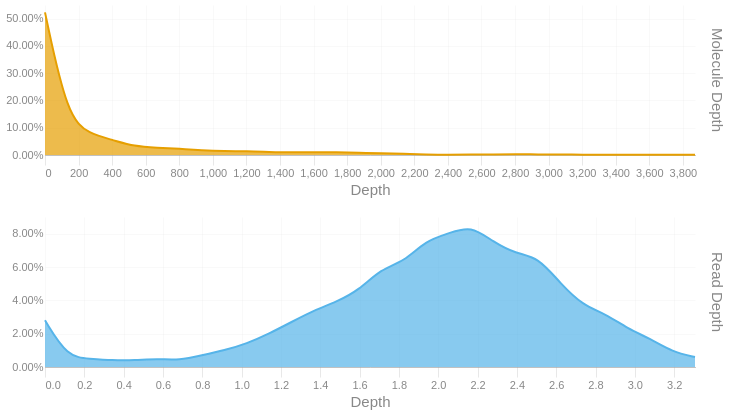

The code cell stored with this chart in its notebook:
### Code cell
readdep = depth_hist(tb['Read Depth'], q99, 3)
readdep = readdep.with_columns(pl.lit('Read Depth').alias('Metric'))
if not SKIPLR:
    moldep = depth_hist(tb['Molecule Depth'], mol_q99, 1)
    moldep = moldep.with_columns(pl.lit('Molecule Depth').alias('Metric'))
    _hist = pl.concat([readdep, moldep])
    _hist = _hist.filter(pl.col('Proportion') != 0)
    with SafeRender(_hist):
        (
            alt.Chart(_hist)        
            .mark_area(interpolate = "basis")
            .encode(
                x=alt.X('Bin:Q').scale(domainMin=0).axis(alt.Axis(title='Depth')),
                y = alt.Y('Proportion:Q', title = None).axis(format = '.2%'),
                color = alt.Color('Metric:N').legend(None),
                row = alt.Row("Metric:N").header(title = None, labelOrient = 'right'),
                tooltip = [
                    alt.Tooltip("Metric:N", title = "Metric"),
                    alt.Tooltip('Interval:N', title = "Depth Interval"),
                    alt.Tooltip('Proportion:Q', title = "% Alignments").format('.2%')
                ]
            )
            .resolve_scale(x='independent', y='independent')
            .properties(
                height = 150, width = 650,
                usermeta={'embedOptions': {'downloadFileName': f'{samplename}.depth.hist'}}
            )
        ).display()
else:
    readdep = readdep.filter(pl.col('Proportion') != 0)
    with SafeRender(readdep):
        (
            alt.Chart(readdep)        
            .mark_area(interpolate = "basis")
            .encode(
                x=alt.X('Bin:Q').scale(domainMin=0).axis(alt.Axis(title='Depth')),
                y = alt.Y('Proportion:Q', title = None).axis(format = '.2%'),
                tooltip = [
                    alt.Tooltip('Interval:N', title = "Depth Interval"),
                    alt.Tooltip('Proportion:Q', title = "% Alignments").format('.2%')
                ]
            )
            .properties(
                usermeta={'embedOptions': {'downloadFileName': f'{samplename}.depth.hist'}}
            )
        ).display()

### Figure 1 — Vega-Lite specification as saved in the notebook (floating-point values rounded to 4 significant figures)
{"width": 650, "height": 150, "config": {"title": {"anchor": "start", "dy": -15, "fontSize": 18, "color": "#888888", "subtitleColor": "#888888", "subtitleFontSize": 14}, "arc": {"fill": "#0072B2"}, "axis": {"domainColor": "#888888", "domainWidth": 0.5, "gridWidth": 0.2, "grid": false, "titleFontWeight": 400, "titleFontSize": 15, "labelFontSize": 11, "labelColor": "#888888", "tickColor": "#888888", "tickWidth": 0.2, "titleColor": "#888888"}, "axisBand": {"grid": false}, "axisX": {"grid": true, "tickSize": 10, "domainCap": "round"}, "axisY": {"domain": false, "grid": true, "tickSize": 0, "domainCap": "round"}, "background": "transparent", "header": {"labelFontSize": 15, "labelColor": "#888888", "titleFontSize": 15, "titleFontWeight": 600, "titleColor": "#888888"}, "legend": {"labelFont": "sans-serif", "labelFontSize": 12, "labelColor": "#888888", "symbolSize": 100, "symbolType": "circle", "titleFontSize": 12, "titlePadding": 10, "titleColor": "#888888", "title": null}, "range": {"category": ["#E69F00", "#56B4E9", "#009E73", "#F0E442", "#0072B2", "#D55E00", "#CC79A7", "#000000"], "diverging": ["#cfe8f3", "#a2d4ec", "#73bfe2", "#46abdb", "#1696d2", "#12719e"]}, "area": {"fill": "#0072B2", "fillOpacity": 0.7, "line": true, "strokeOpacity": 0.7}, "line": {"color": "#0072B2", "stroke": "#0072B2", "strokeWidth": 2}, "trail": {"color": "#0072B2", "stroke": "#0072B2", "strokeWidth": 0, "size": 1}, "point": {"filled": true, "fillOpacity": 1.0, "size": 95}, "text": {"color": "#888888", "fontSize": 11, "align": "right", "fontWeight": 400, "size": 11}, "bar": {"fill": "#0072B2", "stroke": null}, "view": {"stroke": null, "continuousWidth": 660, "continuousHeight": 400}}, "data": {"name": "data-4e9df53caaf2cdb8fb088d91e9856356"}, "mark": {"type": "area", "interpolate": "basis"}, "encoding": {"color": {"field": "Metric", "legend": null, "type": "nominal"}, "row": {"field": "Metric", "header": {"title": null, "labelOrient": "right"}, "type": "nominal"}, "tooltip": [{"field": "Metric", "title": "Metric", "type": "nominal"}, {"field": "Interval", "title": "Depth Interval", "type": "nominal"}, {"field": "Proportion", "format": ".2%", "title": "% Alignments", "type": "quantitative"}], "x": {"axis": {"title": "Depth"}, "field": "Bin", "scale": {"domainMin": 0}, "type": "quantitative"}, "y": {"axis": {"format": ".2%"}, "field": "Proportion", "title": null, "type": "quantitative"}}, "resolve": {"scale": {"x": "independent", "y": "independent"}}, "usermeta": {"embedOptions": {"downloadFileName": "S1_Musquodoboit_001.depth.hist"}}, "$schema": "https://vega.github.io/schema/vega-lite/v6.1.0.json", "datasets": {"data-4e9df53caaf2cdb8fb088d91e9856356": [{"Bin": 0.0, "Interval": "0.0-0.114", "Proportion": 0.028, "Metric": "Read Depth"}, {"Bin": 0.114, "Interval": "0.114-0.228", "Proportion": 0.006, "Metric": "Read Depth"}, {"Bin": 0.228, "Interval": "0.228-0.342", "Proportion": 0.005, "Metric": "Read Depth"}, {"Bin": 0.342, "Interval": "0.342-0.456", "Proportion": 0.004, "Metric": "Read Depth"}, {"Bin": 0.456, "Interval": "0.456-0.57", "Proportion": 0.004, "Metric": "Read Depth"}, {"Bin": 0.57, "Interval": "0.57-0.684", "Proportion": 0.005, "Metric": "Read Depth"}, {"Bin": 0.684, "Interval": "0.684-0.798", "Proportion": 0.004, "Metric": "Read Depth"}, {"Bin": 0.798, "Interval": "0.798-0.912", "Proportion": 0.007, "Metric": "Read Depth"}, {"Bin": 0.912, "Interval": "0.912-1.026", "Proportion": 0.01, "Metric": "Read Depth"}, {"Bin": 1.026, "Interval": "1.026-1.14", "Proportion": 0.014, "Metric": "Read Depth"}, {"Bin": 1.14, "Interval": "1.14-1.254", "Proportion": 0.02, "Metric": "Read Depth"}, {"Bin": 1.254, "Interval": "1.254-1.368", "Proportion": 0.027, "Metric": "Read Depth"}, {"Bin": 1.368, "Interval": "1.368-1.482", "Proportion": 0.034, "Metric": "Read Depth"}, {"Bin": 1.482, "Interval": "1.482-1.596", "Proportion": 0.039, "Metric": "Read Depth"}, {"Bin": 1.596, "Interval": "1.596-1.71", "Proportion": 0.046, "Metric": "Read Depth"}, {"Bin": 1.71, "Interval": "1.71-1.824", "Proportion": 0.059, "Metric": "Read Depth"}, {"Bin": 1.824, "Interval": "1.824-1.938", "Proportion": 0.063, "Metric": "Read Depth"}, {"Bin": 1.938, "Interval": "1.938-2.052", "Proportion": 0.076, "Metric": "Read Depth"}, {"Bin": 2.052, "Interval": "2.052-2.166", "Proportion": 0.08, "Metric": "Read Depth"}, {"Bin": 2.166, "Interval": "2.166-2.28", "Proportion": 0.085, "Metric": "Read Depth"}, {"Bin": 2.28, "Interval": "2.28-2.394", "Proportion": 0.075, "Metric": "Read Depth"}, {"Bin": 2.394, "Interval": "2.394-2.508", "Proportion": 0.068, "Metric": "Read Depth"}, {"Bin": 2.508, "Interval": "2.508-2.622", "Proportion": 0.066, "Metric": "Read Depth"}, {"Bin": 2.622, "Interval": "2.622-2.736", "Proportion": 0.05, "Metric": "Read Depth"}, {"Bin": 2.736, "Interval": "2.736-2.85", "Proportion": 0.037, "Metric": "Read Depth"}, {"Bin": 2.85, "Interval": "2.85-2.964", "Proportion": 0.032, "Metric": "Read Depth"}, {"Bin": 2.964, "Interval": "2.964-3.078", "Proportion": 0.023, "Metric": "Read Depth"}, {"Bin": 3.078, "Interval": "3.078-3.192", "Proportion": 0.017, "Metric": "Read Depth"}, {"Bin": 3.192, "Interval": "3.192-3.306", "Proportion": 0.009, "Metric": "Read Depth"}, {"Bin": 3.306, "Interval": "3.306-3.42", "Proportion": 0.006, "Metric": "Read Depth"}, {"Bin": 0.0, "Interval": "0.0-133.5", "Proportion": 0.523, "Metric": "Molecule Depth"}, {"Bin": 133.5, "Interval": "133.5-267.1", "Proportion": 0.138, "Metric": "Molecule Depth"}, {"Bin": 267.1, "Interval": "267.1-400.6", "Proportion": 0.077, "Metric": "Molecule Depth"}, {"Bin": 400.6, "Interval": "400.6-534.1", "Proportion": 0.056, "Metric": "Molecule Depth"}, {"Bin": 534.1, "Interval": "534.1-667.6", "Proportion": 0.031, "Metric": "Molecule Depth"}, {"Bin": 667.6, "Interval": "667.6-801.2", "Proportion": 0.027, "Metric": "Molecule Depth"}, {"Bin": 801.2, "Interval": "801.2-934.7", "Proportion": 0.023, "Metric": "Molecule Depth"}, {"Bin": 934.7, "Interval": "934.7-1068.2", "Proportion": 0.017, "Metric": "Molecule Depth"}, {"Bin": 1068.0, "Interval": "1068.2-1201.8", "Proportion": 0.014, "Metric": "Molecule Depth"}, {"Bin": 1202.0, "Interval": "1201.8-1335.3", "Proportion": 0.014, "Metric": "Molecule Depth"}, {"Bin": 1335.0, "Interval": "1335.3-1468.8", "Proportion": 0.011, "Metric": "Molecule Depth"}, {"Bin": 1469.0, "Interval": "1468.8-1602.3", "Proportion": 0.009, "Metric": "Molecule Depth"}, {"Bin": 1602.0, "Interval": "1602.3-1735.9", "Proportion": 0.011, "Metric": "Molecule Depth"}, {"Bin": 1736.0, "Interval": "1735.9-1869.4", "Proportion": 0.01, "Metric": "Molecule Depth"}, {"Bin": 1869.0, "Interval": "1869.4-2002.9", "Proportion": 0.008, "Metric": "Molecule Depth"}, {"Bin": 2003.0, "Interval": "2002.9-2136.4", "Proportion": 0.007, "Metric": "Molecule Depth"}, {"Bin": 2136.0, "Interval": "2136.4-2270.0", "Proportion": 0.004, "Metric": "Molecule Depth"}, {"Bin": 2270.0, "Interval": "2270.0-2403.5", "Proportion": 0.002, "Metric": "Molecule Depth"}, {"Bin": 2404.0, "Interval": "2403.5-2537.0", "Proportion": 0.001, "Metric": "Molecule Depth"}, {"Bin": 2537.0, "Interval": "2537.0-2670.6", "Proportion": 0.002, "Metric": "Molecule Depth"}, {"Bin": 2671.0, "Interval": "2670.6-2804.1", "Proportion": 0.002, "Metric": "Molecule Depth"}, {"Bin": 2804.0, "Interval": "2804.1-2937.6", "Proportion": 0.003, "Metric": "Molecule Depth"}, {"Bin": 2938.0, "Interval": "2937.6-3071.1", "Proportion": 0.002, "Metric": "Molecule Depth"}, {"Bin": 3071.0, "Interval": "3071.1-3204.7", "Proportion": 0.002, "Metric": "Molecule Depth"}, {"Bin": 3205.0, "Interval": "3204.7-3338.2", "Proportion": 0.001, "Metric": "Molecule Depth"}, {"Bin": 3338.0, "Interval": "3338.2-3471.7", "Proportion": 0.001, "Metric": "Molecule Depth"}, {"Bin": 3472.0, "Interval": "3471.7-3605.3", "Proportion": 0.001, "Metric": "Molecule Depth"}, {"Bin": 3605.0, "Interval": "3605.3-3738.8", "Proportion": 0.001, "Metric": "Molecule Depth"}, {"Bin": 3739.0, "Interval": "3738.8-3872.3", "Proportion": 0.001, "Metric": "Molecule Depth"}, {"Bin": 3872.0, "Interval": "3872.3-4005.84", "Proportion": 0.001, "Metric": "Molecule Depth"}]}}
